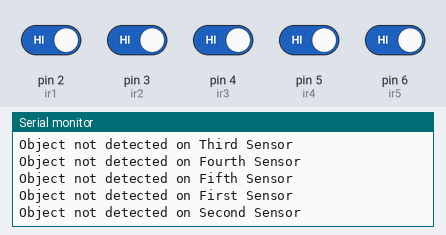
A sketch run on a simulated Arduino Uno, built with avr-gcc and run on an emulated ATmega328P. Parts: the last lines printed to the serial monitor. The inputs (shaded band) are chosen by the test bench; at power-on: pin 2 (ir1), pin 3 (ir2), pin 4 (ir3), pin 5 (ir4), pin 6 (ir5) HIGH.

Above: at 1.2 s.
1.3 s: pin 2 (ir1) driven LOW
3.0 s: pin 3 (ir2) driven LOW
4.8 s: pin 4 (ir3) driven LOW
6.6 s: pin 5 (ir4) driven LOW
8.4 s: pin 6 (ir5) driven LOW
At 8.91 s:
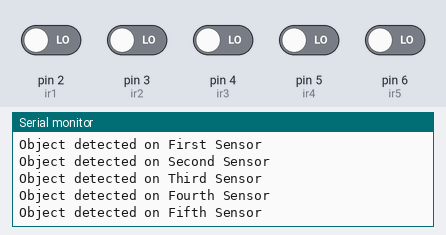
10.3 s: pin 2 (ir1) driven HIGH and pin 3 (ir2) driven HIGH
At 10.36 s:
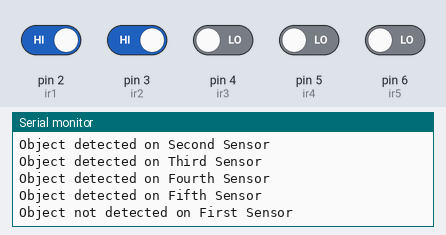

Measured:
- after the input at 8.4 s, the serial monitor: prints a new line after 0.24 s (image 1)
- after the input at 10.3 s, the serial monitor: prints a new line after 0.06 s (image 2)

The sketch:

Digital_Reading.ino
```cpp
//Declare analog pins
int ir1 = 2;
int ir2 = 3;
int ir3 = 4;
int ir4 = 5;
int ir5 = 6;

void setup() {
  Serial.begin(9600);
  //Set pin mode to read data
  pinMode(2, INPUT);
  pinMode(3, INPUT);
  pinMode(4, INPUT);
  pinMode(5, INPUT);
  pinMode(6, INPUT);
}

void loop() {
  //Reading digital value and displaying data on serial monitor based on detection
  int a = digitalRead(ir1);
  int b = digitalRead(ir2);
  int c = digitalRead(ir3);
  int d = digitalRead(ir4);
  int e = digitalRead(ir5);

  if (a == LOW) {
    Serial.println("Object detected on First Sensor");
  } else if (a == HIGH) {
    Serial.println("Object not detected on First Sensor");
  }

  if (b == LOW) {
    Serial.println("Object detected on Second Sensor");
  } else if (b == HIGH) {
    Serial.println("Object not detected on Second Sensor");
  }

  if (c == LOW) {
    Serial.println("Object detected on Third Sensor");
  } else if (c == HIGH) {
    Serial.println("Object not detected on Third Sensor");
  }

  if (d == LOW) {
    Serial.println("Object detected on Fourth Sensor");
  } else if (d == HIGH) {
    Serial.println("Object not detected on Fourth Sensor");
  }

  if (e == LOW) {
    Serial.println("Object detected on Fifth Sensor");
  } else if (e == HIGH) {
    Serial.println("Object not detected on Fifth Sensor");
  }

  delay(100);
}
```
